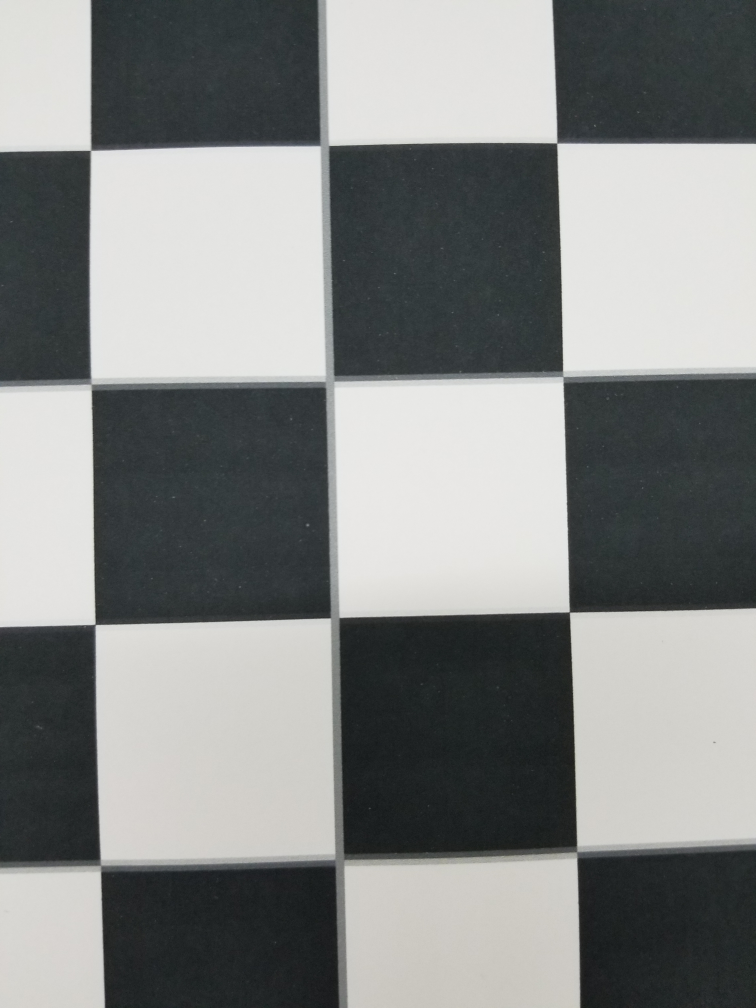
#> input picture computerVision/checkerboardIMG.jpg, 3024 x 4032 px (shown at 1/4 size)
$ python thresholdIMG.py
#> lines starting #> are read from the running program, lines starting #| are printed output that depends on the picture; after the words box and inside, x2 and y2 are one past the last pixel; in counts of white or black regions, pixels touching at a corner belong together
import cv2 as cv
import numpy as np
from matplotlib import pyplot as plt

img = cv.imread('checkerboardIMG.jpg',cv.IMREAD_GRAYSCALE)
#> img: shape (4032, 3024); min 0, max 238, mean 133.5

imgHeight = img.shape[0]
#> imgHeight = 4032
imgWidth = img.shape[1]
#> imgWidth = 3024

#print(img.shape)
#ret,thresh = cv.threshold(img,)
#cv.imshow('image',img)

resizeIMG = cv.resize(img,(int(imgWidth/10),int(imgHeight/10)))
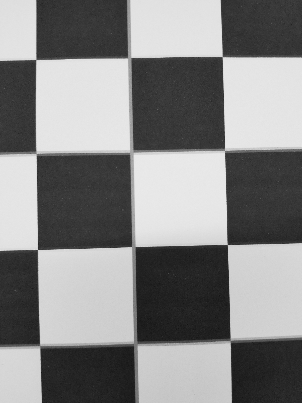
#> resizeIMG: shape (403, 302); min 18, max 234, mean 133.4
cv.imshow('resizedIMG',resizeIMG)

blurIMG = cv.blur(resizeIMG,(5,5))
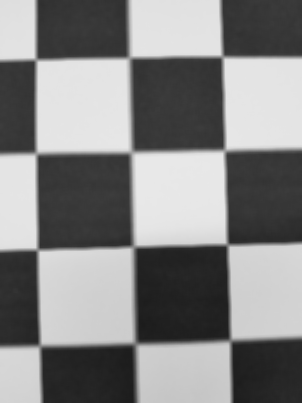
#> blurIMG: shape (403, 302); min 28, max 233, mean 133.4
cv.imshow('blurIMG',blurIMG)

ret, thresholdIMG = cv.threshold(blurIMG,127,255,cv.THRESH_BINARY)
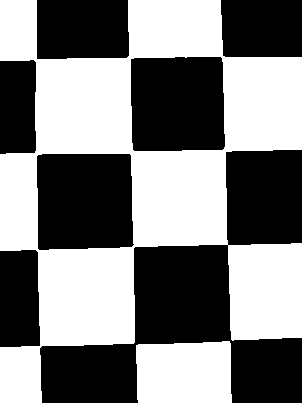
#> thresholdIMG: shape (403, 302); 50.1% white; 7 black regions, largest, box (x1, y1, x2, y2) and area: (40, 150, 302, 403) 26314, (37, 154, 134, 250) 8915, (131, 57, 225, 151) 8567
cv.imshow('thresholdIMG',thresholdIMG)

edgeIMG = cv.Canny(thresholdIMG,100,200,apertureSize = 3)
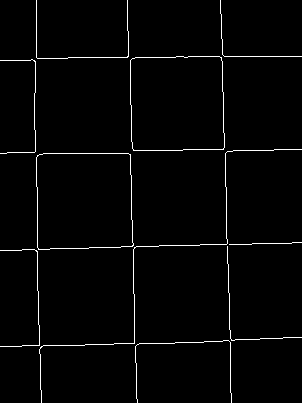
#> edgeIMG: shape (403, 302); 1.9% white in thin lines or dots
cv.imshow('edgeIMG',edgeIMG)

'''
lines = cv.HoughLines(edgeIMG,1,np.pi/180,200)
for rho,theta in lines[0]:
    a = np.cos(theta)
    b = np.sin(theta)
    x0 = a*rho
    y0 = b*rho
    x1 = int(x0 + 1000*(-b))
    y1 = int(y0 + 1000*(a))
    x2 = int(x0 - 1000*(-b))
    y2 = int(y0 - 1000*(a))

    cv.line(img,(x1,y1),(x2,y2),(0,0,255),2)
cv.imshow('lineIMG',img)
'''

cv.waitKey(0)
cv.destroyAllWindows()

$ run again, with computerVision/checkerboard.jpg copied over computerVision/checkerboardIMG.jpg
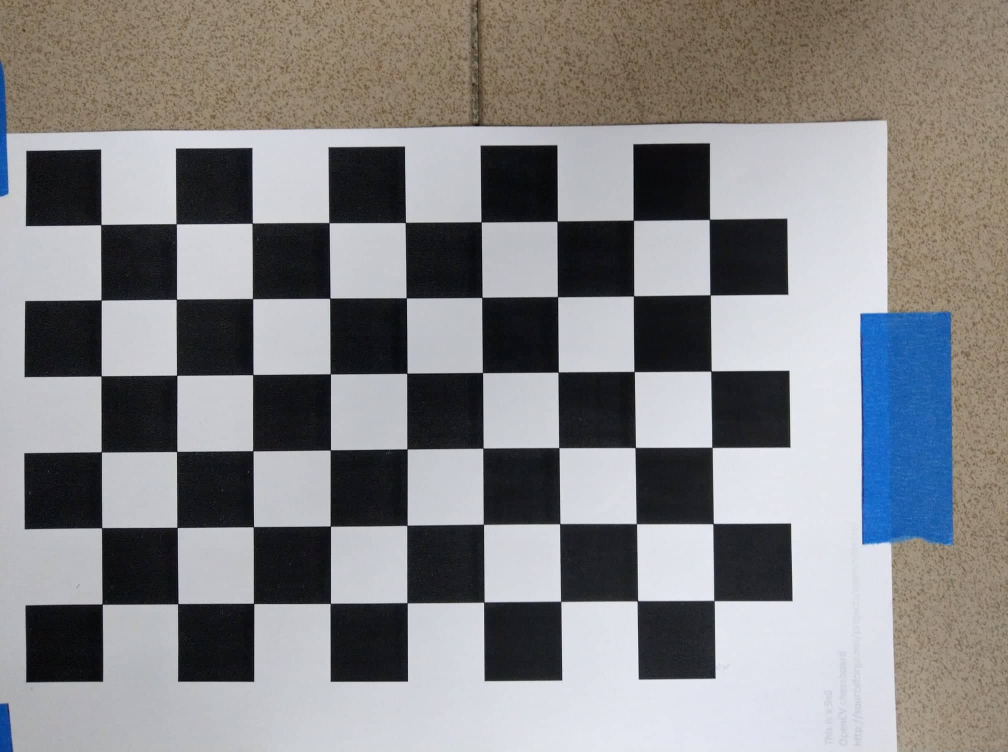
#> input picture computerVision/checkerboard.jpg, 2016 x 1504 px (shown at 1/2 size)
#> `ret, thresholdIMG = cv.threshold(blurIMG,127,255,cv.THRESH_BINARY)`:
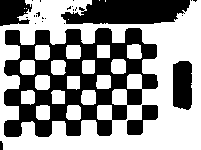
#> thresholdIMG: shape (150, 201); 56.9% white; 25 black regions (19 under 20 px), largest, box (x1, y1, x2, y2) and area: (4, 28, 158, 137) 8432, (61, 0, 190, 24) 2496, (173, 61, 192, 110) 870, (0, 0, 32, 26) 646, (127, 105, 158, 135) 471, (0, 141, 3, 150) 25
#> `edgeIMG = cv.Canny(thresholdIMG,100,200,apertureSize = 3)`:
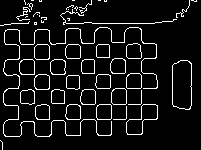
#> edgeIMG: shape (150, 201); 8.1% white in thin lines or dots
